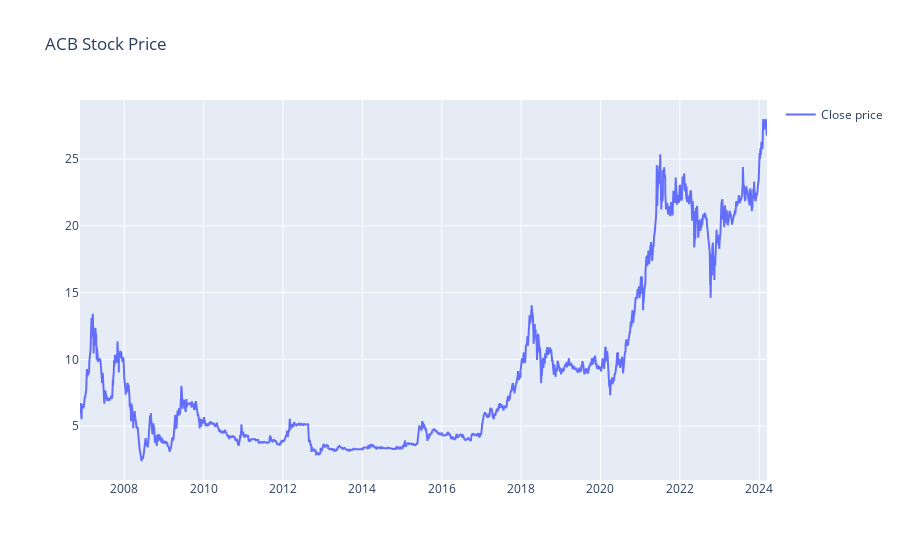

The code cell stored with this chart in its notebook:
### Code cell
fig = go.Figure()
fig.add_trace(go.Scatter(x=acb['Date'], y=acb['Close'], name='Close price'))
fig.update_layout(showlegend=True, title='ACB Stock Price')
fig.show()

### Figure 1 — Plotly figure (JSON) as saved in the notebook; plotly's stock layout.template omitted (floating-point values rounded to 4 significant figures; data arrays with more than 128 entries replaced by an {"elided": "..."} marker saying what was removed)
{"data": [{"name": "Close price", "type": "scatter", "x": {"elided": "4312 str values"}, "y": {"elided": "4312 float values"}}], "layout": {"showlegend": true, "title": {"text": "ACB Stock Price"}}}
